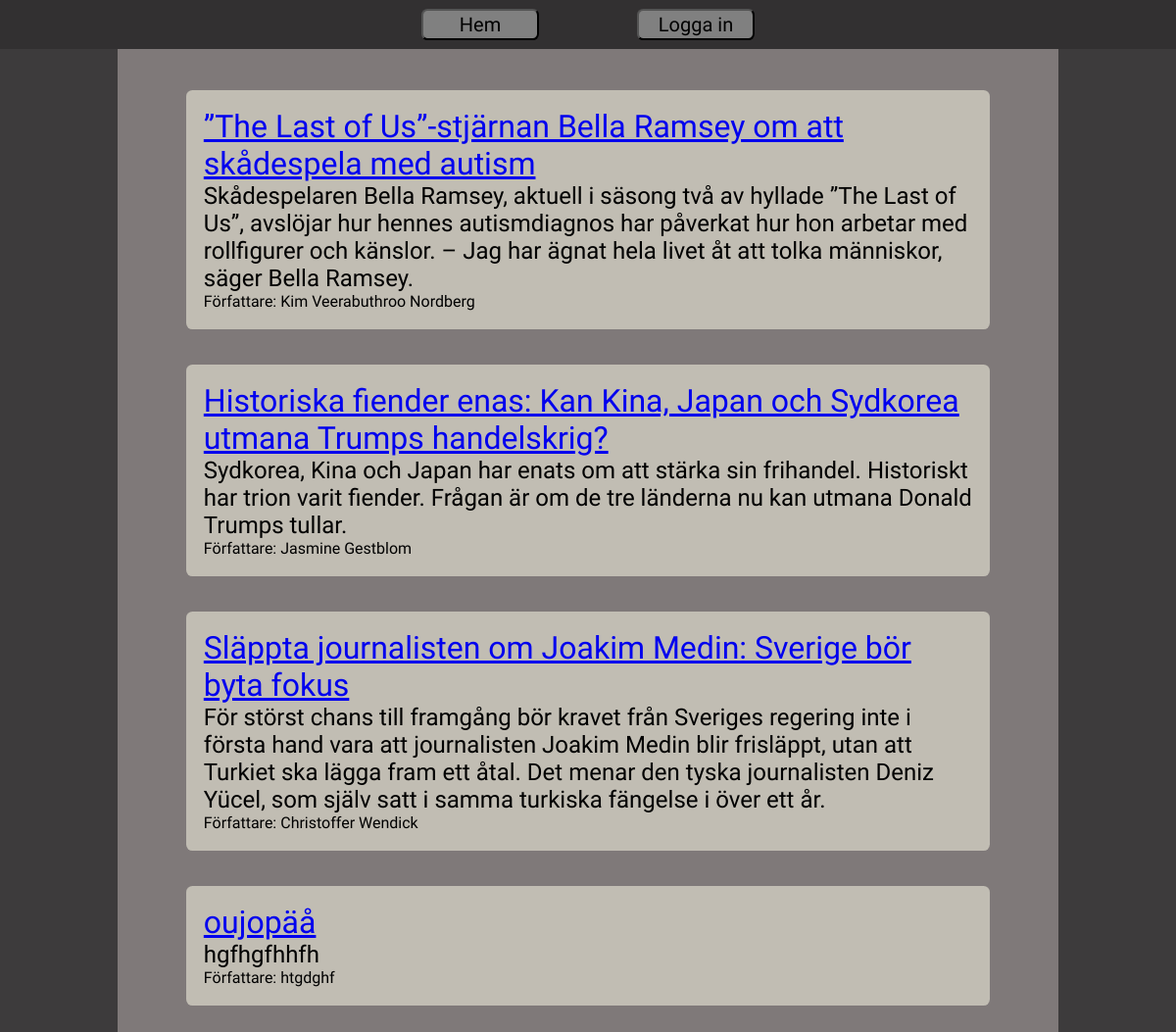
The page / on the database its author committed.
### tables this page shows
CREATE TABLE `tblarticle` (
  `id` int(11) NOT NULL,
  `rubrik` text NOT NULL,
  `ingress` text NOT NULL,
  `writer` text NOT NULL,
  `bread` text NOT NULL,
  `created` date NOT NULL DEFAULT current_timestamp()
);

### index.php (the view, shortened to what this page needs)
<!DOCTYPE html>
<?php
    $host = "localhost";
    $user = "root";
    $pass = "";
    $db="ama";
    $conn=mysqli_connect($host, $user, $pass, $db);
?>
<html lang="en">
<head>
    <link rel="stylesheet" href="stylesheet.css">
</head>
<body>
    <header>
        <button name="home" onclick="location.href='index.php'">Hem</button>
                    <button name="create" onclick="location.href='create.php'">Skapa</button>  <?php
        if(isset($_SESSION['role'])){
            $role = $_SESSION['role'];
            if($role == null){ ?>
                <button name="login" onclick="location.href='login.php'">Logga in</button> <?php
            } else { ?>
                <button name="logout" onclick="location.href='logout.php'">Logga ut</button> <?php }
        }else{ ?>
            <button name="login" onclick="location.href='login.php'">Logga in</button> <?php
        } ?>
    </header>
    <div class="middle">
        <?php
        $sql = " SELECT * FROM `tblarticle` WHERE 1 ";
        $result = mysqli_query($conn, $sql);
        if ($result && mysqli_num_rows($result) > 0) {
            while($row=mysqli_fetch_assoc($result)){
                $article_id = $row['id']?>
        <div class="article">
        <h1> <a href="article.php?id=<?=$row['id']?>"> <?=$row['rubrik']?></a></h1>
            <h2><?=$row['ingress'] ?></h2>
            <p>Författare: <?=$row['writer'] ?></p>
        </div> <?php
            }
        }else{
            echo "No results found or query error.";
            mysqli_close($conn);
        } ?>
    </div>
</body>
</html>

### stylesheet.css (style rules this page uses)
* { padding: 0; margin: 0; box-sizing: border-box; font-family: "Tienne", serif; font-weight: 400; font-style: normal; }
body { background-color: #3D3B3C; display: flex; flex-direction: column; align-items: center; }
header { width: 100%; height: 50px; background: #323031; align-content: center; display: flex; flex-direction: row; gap: 100px; justify-content: center; align-items: center; }
button { max-height: 80%; width: 10%; font-size: auto; background: grey; border-radius: .4rem; }
header button { margin-top: auto; margin-bottom: auto; padding: 2px; font-size: 20px; }
.middle { position: relative; width: 80%; min-height: 95vh; background: #7F7979; display: flex; flex-direction: column; justify-content: center; align-items: center; padding: 2%; }
.article { position: relative; width: 90%; height: auto; margin: 2%; padding: 2%; background: #C1BDB3; border-radius: .4rem; justify-content: center; align-items: center; }

### rows shown on the page
tblarticle: rubrik "”The Last of Us”-stjärnan Bella Ramsey om att skådespela med autism", ingress "Skådespelaren Bella Ramsey, aktuell i säsong två av hyllade ”The Last of Us”, avslöjar hur hennes autismdiagnos har påverkat hur hon arbetar med rollfigurer och känslor. – Jag har ägnat hela livet åt att tolka människor, säger Bella Ramsey.", writer "Kim Veerabuthroo Nordberg"
tblarticle: rubrik "Historiska fiender enas: Kan Kina, Japan och Sydkorea utmana Trumps handelskrig?", ingress "Sydkorea, Kina och Japan har enats om att stärka sin frihandel. Historiskt har trion varit fiender. Frågan är om de tre länderna nu kan utmana Donald Trumps tullar.", writer "Jasmine Gestblom"
tblarticle: rubrik "Släppta journalisten om Joakim Medin: Sverige bör byta fokus", ingress "För störst chans till framgång bör kravet från Sveriges regering inte i första hand vara att journalisten Joakim Medin blir frisläppt, utan att Turkiet ska lägga fram ett åtal. Det menar den tyska journalisten Deniz Yücel, som själv satt i samma turkiska fängelse i över ett år.", writer "Christoffer Wendick"
tblarticle: rubrik "oujopäå", ingress "hgfhgfhhfh", writer "htgdghf"
